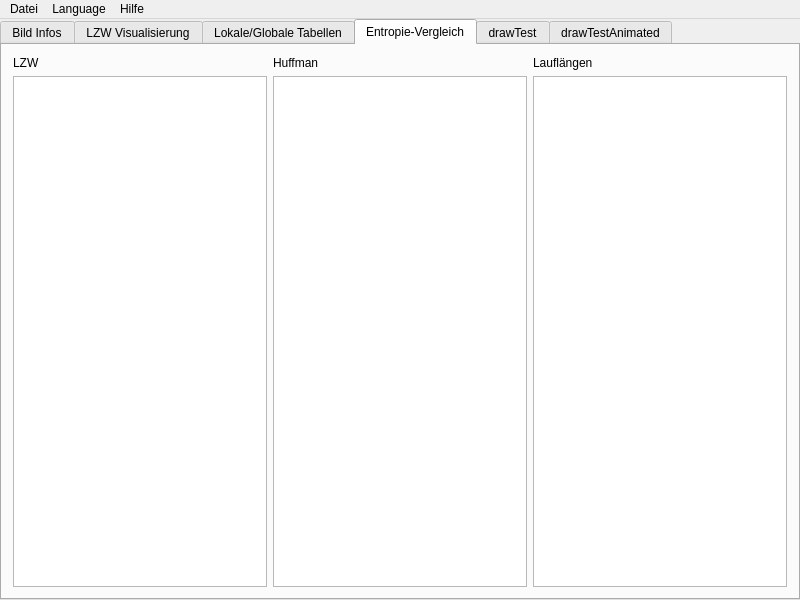
<?xml version="1.0" encoding="UTF-8"?>
<ui version="4.0">
 <class>mainWindow</class>
 <widget class="QMainWindow" name="mainWindow">
  <property name="geometry">
   <rect>
    <x>0</x>
    <y>0</y>
    <width>800</width>
    <height>600</height>
   </rect>
  </property>
  <property name="windowTitle">
   <string>GIF LZW Visualizer</string>
  </property>
  <widget class="QWidget" name="centralWidget">
   <layout class="QGridLayout" name="gridLayout">
    <property name="leftMargin">
     <number>0</number>
    </property>
    <property name="topMargin">
     <number>0</number>
    </property>
    <property name="rightMargin">
     <number>0</number>
    </property>
    <property name="bottomMargin">
     <number>0</number>
    </property>
    <property name="spacing">
     <number>0</number>
    </property>
    <item row="0" column="0">
     <widget class="QTabWidget" name="tabWidget">
      <property name="enabled">
       <bool>true</bool>
      </property>
      <property name="currentIndex">
       <number>3</number>
      </property>
      <widget class="QWidget" name="tab">
       <attribute name="title">
        <string>Bild Infos</string>
       </attribute>
       <layout class="QGridLayout" name="gridLayout_2">
        <property name="leftMargin">
         <number>0</number>
        </property>
        <property name="topMargin">
         <number>0</number>
        </property>
        <property name="rightMargin">
         <number>0</number>
        </property>
        <property name="bottomMargin">
         <number>0</number>
        </property>
        <property name="spacing">
         <number>0</number>
        </property>
        <item row="0" column="0">
         <layout class="QHBoxLayout" name="horizontalLayout" stretch="80,20">
          <item>
           <widget class="QGraphicsView" name="tab1_graphicsView1"/>
          </item>
          <item>
           <widget class="QTextEdit" name="tab1_textEdit1">
            <property name="sizePolicy">
             <sizepolicy hsizetype="Expanding" vsizetype="Expanding">
              <horstretch>0</horstretch>
              <verstretch>0</verstretch>
             </sizepolicy>
            </property>
           </widget>
          </item>
         </layout>
        </item>
       </layout>
      </widget>
      <widget class="QWidget" name="tab_2">
       <attribute name="title">
        <string>LZW Visualisierung</string>
       </attribute>
       <layout class="QGridLayout" name="gridLayout_3">
        <item row="0" column="0">
         <layout class="QHBoxLayout" name="horizontalLayout_2">
          <item>
           <layout class="QVBoxLayout" name="verticalLayout_3" stretch="70,30">
            <item>
             <widget class="QGraphicsView" name="tab2_graphicsView_1"/>
            </item>
            <item>
             <widget class="QGraphicsView" name="tab2_graphicsView_2"/>
            </item>
           </layout>
          </item>
          <item>
           <widget class="QTableWidget" name="tableWidget">
            <row>
             <property name="text">
              <string>Neue Zeile</string>
             </property>
            </row>
            <row>
             <property name="text">
              <string>Neue Zeile</string>
             </property>
            </row>
            <row>
             <property name="text">
              <string>Neue Zeile</string>
             </property>
            </row>
            <row>
             <property name="text">
              <string>Neue Zeile</string>
             </property>
            </row>
            <row>
             <property name="text">
              <string>Neue Zeile</string>
             </property>
            </row>
            <column>
             <property name="text">
              <string>Neue Spalte</string>
             </property>
            </column>
            <column>
             <property name="text">
              <string>Neue Spalte</string>
             </property>
            </column>
           </widget>
          </item>
         </layout>
        </item>
        <item row="1" column="0">
         <layout class="QHBoxLayout" name="horizontalLayout_3" stretch="20,20,40,20">
          <item>
           <widget class="QPushButton" name="tab2_pushButton_1">
            <property name="text">
             <string>1 Schritt vor</string>
            </property>
           </widget>
          </item>
          <item>
           <spacer name="tab2_horizontalSpacer">
            <property name="orientation">
             <enum>Qt::Horizontal</enum>
            </property>
            <property name="sizeHint" stdset="0">
             <size>
              <width>40</width>
              <height>20</height>
             </size>
            </property>
           </spacer>
          </item>
          <item>
           <widget class="QSlider" name="tab2_horizontalSlider1">
            <property name="orientation">
             <enum>Qt::Horizontal</enum>
            </property>
           </widget>
          </item>
          <item>
           <widget class="QPushButton" name="tab2_pushButton_2">
            <property name="text">
             <string>Automatisch</string>
            </property>
           </widget>
          </item>
         </layout>
        </item>
       </layout>
      </widget>
      <widget class="QWidget" name="tab_3">
       <attribute name="title">
        <string>Lokale/Globale Tabellen</string>
       </attribute>
       <layout class="QGridLayout" name="gridLayout_4">
        <item row="2" column="0">
         <layout class="QGridLayout" name="gridLayout_5">
          <item row="2" column="0">
           <widget class="QTextEdit" name="tab3_textEdit_1"/>
          </item>
          <item row="1" column="2">
           <widget class="QLabel" name="tab3_label_1">
            <property name="text">
             <string>Globale Tabelle</string>
            </property>
           </widget>
          </item>
          <item row="2" column="2">
           <widget class="QTextEdit" name="tab3_textEdit_2"/>
          </item>
          <item row="1" column="0">
           <widget class="QLabel" name="tab3_label_2">
            <property name="text">
             <string>Lokale Tabelle</string>
            </property>
           </widget>
          </item>
          <item row="0" column="0">
           <widget class="QGraphicsView" name="tab3_graphicsView_1"/>
          </item>
          <item row="0" column="2">
           <widget class="QGraphicsView" name="tab3_graphicsView_2"/>
          </item>
         </layout>
        </item>
       </layout>
      </widget>
      <widget class="QWidget" name="tab_4">
       <property name="enabled">
        <bool>true</bool>
       </property>
       <attribute name="title">
        <string>Entropie-Vergleich</string>
       </attribute>
       <layout class="QGridLayout" name="gridLayout_10">
        <item row="0" column="0">
         <layout class="QGridLayout" name="gridLayout_6">
          <item row="0" column="1">
           <widget class="QLabel" name="tab4_label_2">
            <property name="text">
             <string>Huffman</string>
            </property>
           </widget>
          </item>
          <item row="0" column="0">
           <widget class="QLabel" name="tab4_label_1">
            <property name="text">
             <string>LZW</string>
            </property>
           </widget>
          </item>
          <item row="1" column="1">
           <widget class="QTextEdit" name="tab4_textEdit_2"/>
          </item>
          <item row="1" column="0">
           <widget class="QTextEdit" name="tab4_textEdit_1"/>
          </item>
          <item row="0" column="2">
           <widget class="QLabel" name="tab4_label_3">
            <property name="text">
             <string>Lauflängen</string>
            </property>
           </widget>
          </item>
          <item row="1" column="2">
           <widget class="QTextEdit" name="tab4_textEdit_3"/>
          </item>
         </layout>
        </item>
       </layout>
      </widget>
      <widget class="QWidget" name="tab_5">
       <property name="enabled">
        <bool>false</bool>
       </property>
       <attribute name="title">
        <string>drawTest</string>
       </attribute>
       <layout class="QGridLayout" name="gridLayout_7">
        <item row="0" column="0">
         <widget class="QGraphicsView" name="graphicsView_3"/>
        </item>
       </layout>
      </widget>
      <widget class="QWidget" name="tab_6">
       <property name="enabled">
        <bool>true</bool>
       </property>
       <attribute name="title">
        <string>drawTestAnimated</string>
       </attribute>
       <layout class="QGridLayout" name="gridLayout_9">
        <item row="0" column="0">
         <layout class="QGridLayout" name="gridLayout_8">
          <item row="1" column="2">
           <widget class="QGraphicsView" name="graphicsView_6"/>
          </item>
          <item row="1" column="1">
           <widget class="QGraphicsView" name="graphicsView_5"/>
          </item>
          <item row="1" column="0">
           <widget class="QGraphicsView" name="graphicsView_4"/>
          </item>
          <item row="0" column="0">
           <widget class="QLabel" name="label_6">
            <property name="text">
             <string>10fps</string>
            </property>
           </widget>
          </item>
          <item row="0" column="1">
           <widget class="QLabel" name="label_7">
            <property name="text">
             <string>30fps</string>
            </property>
           </widget>
          </item>
          <item row="0" column="2">
           <widget class="QLabel" name="label_8">
            <property name="text">
             <string>60fps</string>
            </property>
           </widget>
          </item>
         </layout>
        </item>
       </layout>
      </widget>
     </widget>
    </item>
   </layout>
  </widget>
  <widget class="QMenuBar" name="menuBar">
   <property name="geometry">
    <rect>
     <x>0</x>
     <y>0</y>
     <width>800</width>
     <height>25</height>
    </rect>
   </property>
   <widget class="QMenu" name="menuDatei">
    <property name="title">
     <string>Datei</string>
    </property>
    <widget class="QMenu" name="menuSpeichern_als">
     <property name="title">
      <string>Speichern als...</string>
     </property>
     <addaction name="actionGIF_Bild"/>
     <addaction name="actionLokale_Globale_Tabellen_Vergleichsbild"/>
    </widget>
    <addaction name="actionDatei_ffnen"/>
    <addaction name="menuSpeichern_als"/>
   </widget>
   <widget class="QMenu" name="menuHilfe">
    <property name="title">
     <string>Hilfe</string>
    </property>
    <addaction name="actionAnleitung"/>
    <addaction name="action_ber"/>
   </widget>
   <widget class="QMenu" name="menuLanguage">
    <property name="title">
     <string>Language</string>
    </property>
   </widget>
   <addaction name="menuDatei"/>
   <addaction name="menuLanguage"/>
   <addaction name="menuHilfe"/>
  </widget>
  <action name="actionDatei_ffnen">
   <property name="text">
    <string>Datei öffnen...</string>
   </property>
   <property name="shortcut">
    <string>Ctrl+N</string>
   </property>
  </action>
  <action name="actionAnleitung">
   <property name="text">
    <string>Anleitung</string>
   </property>
  </action>
  <action name="action_ber">
   <property name="text">
    <string>Über...</string>
   </property>
  </action>
  <action name="actionGerman">
   <property name="checkable">
    <bool>true</bool>
   </property>
   <property name="checked">
    <bool>true</bool>
   </property>
   <property name="text">
    <string>German</string>
   </property>
  </action>
  <action name="actionEnglish">
   <property name="checkable">
    <bool>true</bool>
   </property>
   <property name="checked">
    <bool>false</bool>
   </property>
   <property name="text">
    <string>English</string>
   </property>
  </action>
  <action name="actionGIF_Bild">
   <property name="text">
    <string>GIF Bild</string>
   </property>
   <property name="shortcut">
    <string>Ctrl+S</string>
   </property>
  </action>
  <action name="actionLokale_Globale_Tabellen_Vergleichsbild">
   <property name="text">
    <string>Lokale/Globale Tabellen Vergleichsbild</string>
   </property>
   <property name="shortcut">
    <string>Ctrl+G</string>
   </property>
  </action>
 </widget>
 <layoutdefault spacing="6" margin="11"/>
 <resources/>
 <connections/>
</ui>
